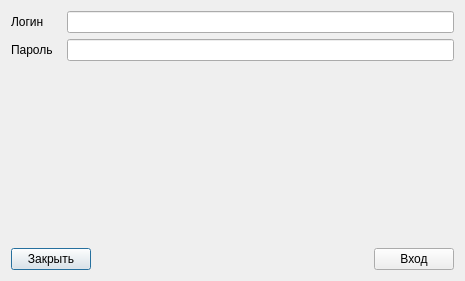
<?xml version="1.0" encoding="UTF-8"?>
<ui version="4.0">
 <class>Authorization</class>
 <widget class="QDialog" name="Authorization">
  <property name="geometry">
   <rect>
    <x>0</x>
    <y>0</y>
    <width>465</width>
    <height>281</height>
   </rect>
  </property>
  <property name="windowTitle">
   <string>Dialog</string>
  </property>
  <layout class="QGridLayout" name="gridLayout">
   <item row="0" column="0">
    <layout class="QHBoxLayout" name="horizontalLayout_2">
     <item>
      <widget class="QLabel" name="label">
       <property name="minimumSize">
        <size>
         <width>50</width>
         <height>0</height>
        </size>
       </property>
       <property name="text">
        <string>Логин</string>
       </property>
      </widget>
     </item>
     <item>
      <widget class="QLineEdit" name="Login"/>
     </item>
    </layout>
   </item>
   <item row="1" column="0">
    <layout class="QHBoxLayout" name="horizontalLayout_3">
     <item>
      <widget class="QLabel" name="label_2">
       <property name="minimumSize">
        <size>
         <width>50</width>
         <height>0</height>
        </size>
       </property>
       <property name="text">
        <string>Пароль</string>
       </property>
      </widget>
     </item>
     <item>
      <widget class="QLineEdit" name="Password"/>
     </item>
    </layout>
   </item>
   <item row="2" column="0">
    <spacer name="verticalSpacer">
     <property name="orientation">
      <enum>Qt::Vertical</enum>
     </property>
     <property name="sizeHint" stdset="0">
      <size>
       <width>20</width>
       <height>170</height>
      </size>
     </property>
    </spacer>
   </item>
   <item row="3" column="0">
    <layout class="QHBoxLayout" name="horizontalLayout">
     <item>
      <widget class="QPushButton" name="Exit">
       <property name="text">
        <string>Закрыть</string>
       </property>
      </widget>
     </item>
     <item>
      <spacer name="horizontalSpacer">
       <property name="orientation">
        <enum>Qt::Horizontal</enum>
       </property>
       <property name="sizeHint" stdset="0">
        <size>
         <width>40</width>
         <height>20</height>
        </size>
       </property>
      </spacer>
     </item>
     <item>
      <widget class="QPushButton" name="login">
       <property name="text">
        <string>Вход</string>
       </property>
      </widget>
     </item>
    </layout>
   </item>
  </layout>
 </widget>
 <resources/>
 <connections/>
</ui>
